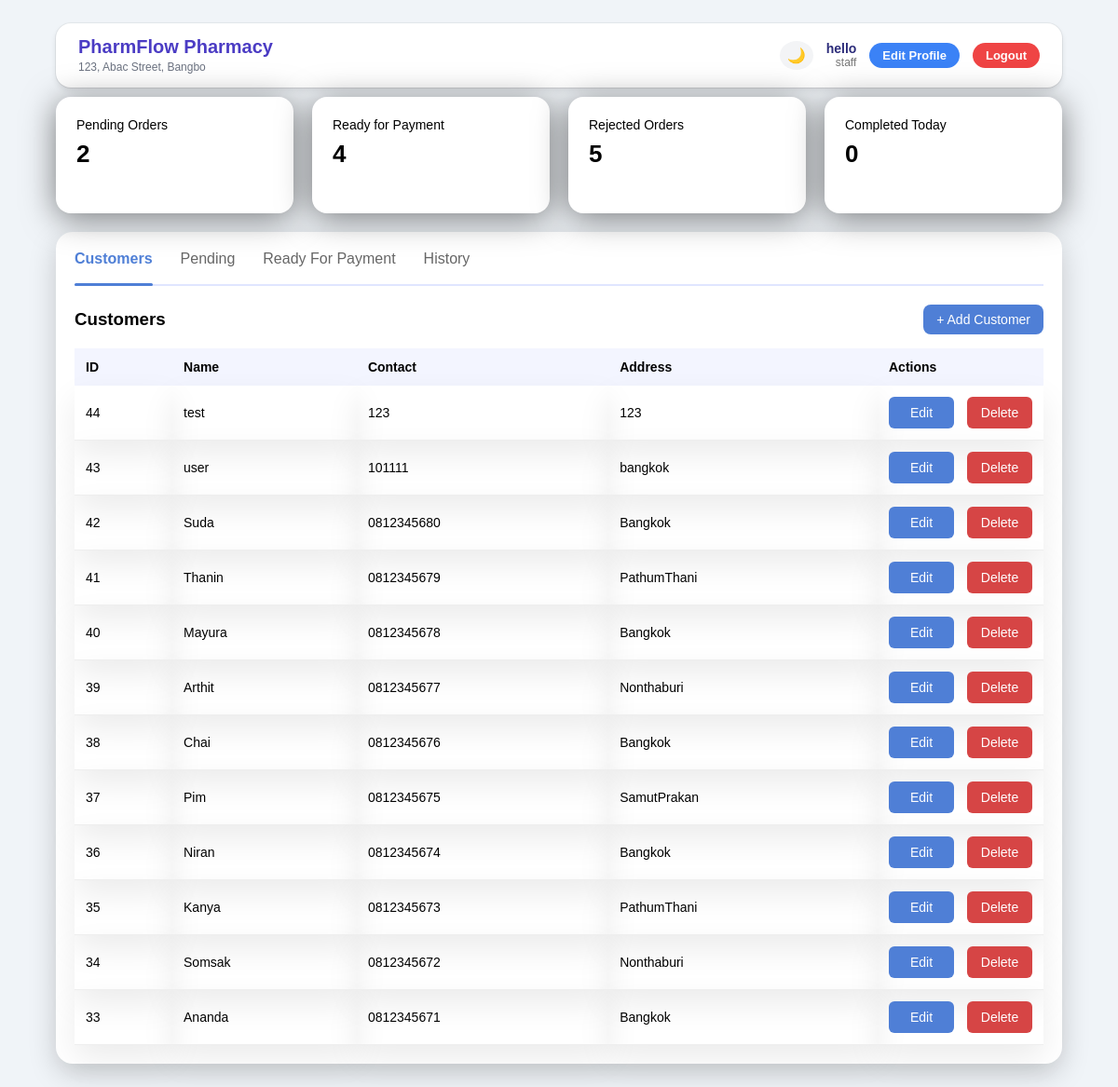
The app's page /staff/dashboard.php (signed in) with its own data.
### tables this page shows
CREATE TABLE `customers` (
  `customer_id` int(11) NOT NULL COMMENT 'Unique customer identifier',
  `customer_name` varchar(100) NOT NULL COMMENT 'Full name of the customer/patient',
  `contact_number` varchar(20) DEFAULT NULL COMMENT 'Phone number for communication',
  `address` text DEFAULT NULL COMMENT 'Physical address',
  `created_at` timestamp NOT NULL DEFAULT current_timestamp() COMMENT 'Account creation date'
);

### staff/dashboard.php (the view, shortened to what this page needs)
<?php
require_once "../config/db.php";
$staff_id = $_SESSION["user_id"];
$pendingCount = $conn->query(
    "SELECT COUNT(*) AS total
     FROM orders
     WHERE order_status = 'pending'"
)->fetch_assoc()["total"] ?? 0;
$approvedCount = $conn->query(
    "SELECT COUNT(*) AS total
     FROM orders
     WHERE order_status = 'approved'"
)->fetch_assoc()["total"] ?? 0;
$completedToday = $conn->query(
    "SELECT COUNT(*) AS total
     FROM orders
     WHERE staff_id = $staff_id
       AND order_status = 'completed'
       AND DATE(order_date) = CURDATE()"
)->fetch_assoc()["total"] ?? 0;
$rejectedCount = $conn->query(
    "SELECT COUNT(*) AS total
     FROM orders
     WHERE order_status = 'rejected'"
)->fetch_assoc()["total"] ?? 0;
?>
<!DOCTYPE html>
<html lang="en">
<head>
    <link rel="stylesheet" href="../assets/css/style.css">
    <link rel="stylesheet" href="../assets/css/dashboard.css">
    <link rel="stylesheet" href="../assets/css/edit-profile-btn.css">
</head>
<body>
<div class="dashboard-page">
    <?php include "../includes/header.php"; ?>
    <div class="dashboard-container">
        <div class="stats-grid">
            <div class="stat-card">
                <p>Pending Orders</p>
                <h3><?= $pendingCount ?></h3>
            </div>
            <div class="stat-card">
                <p>Ready for Payment</p>
                <h3><?= $approvedCount ?></h3>
            </div>
            <div class="stat-card">
                <p>Rejected Orders</p>
                <h3><?= $rejectedCount ?></h3>
            </div>
            <div class="stat-card">
                <p>Completed Today</p>
                <h3><?= $completedToday ?></h3>
            </div>
        </div>
        <div class="panel" style="margin-top:20px;">
            <div class="tabs">
                <a class="active" href="#">Customers</a>
                <a href="pending_orders.php">Pending</a>
                <a href="orders_ready.php">Ready For Payment</a>
                <a href="order_history.php">History</a>
            </div>
            <div class="panel-header">
                <h3>Customers</h3>
                <button class="btn-primary" onclick="openModal()">+ Add Customer</button>
            </div>
            <table class="data-table">
            <thead>
                <tr>
                    <th>ID</th>
                    <th>Name</th>
                    <th>Contact</th>
                    <th>Address</th>
                    <th style="width:140px;">Actions</th>
                </tr>
            </thead>
            <tbody>
            <?php
            $customers = $conn->query(
                "SELECT customer_id, customer_name, contact_number, address
                FROM customers
                ORDER BY customer_id DESC"
            );
            while ($c = $customers->fetch_assoc()):
            ?>
                <tr>
                    <td><?= $c["customer_id"] ?></td>
                    <td><?= htmlspecialchars($c["customer_name"]) ?></td>
                    <td><?= htmlspecialchars($c["contact_number"]) ?></td>
                    <td><?= htmlspecialchars($c["address"]) ?></td>
                    <td>
                        <div class="action-buttons">
                            <button class="btn-small btn-edit"
                                onclick="openEditModal(
                                    <?= $c['customer_id'] ?>,
                                    '<?= htmlspecialchars(addslashes($c['customer_name'])) ?>',
                                    '<?= htmlspecialchars(addslashes($c['contact_number'])) ?>',
                                    '<?= htmlspecialchars(addslashes($c['address'])) ?>'
                                )">
                                Edit
                            </button>
                            <form method="POST" style="display:inline;">
                                <button type="submit"
                                    name="delete_customer"
                                    class="btn-small btn-delete"
                                    onclick="return confirm('Delete this customer?')">
                                    Delete
                                </button>
                            </form>
                        </div>
                    </td>
                </tr>
            <?php endwhile; ?>
            </tbody>
        </table>
        </div>
    </div>
</div>
</body>
</html>

### assets/css/style.css (style rules this page uses)
* { box-sizing: border-box; font-family: Arial, sans-serif; }
body { margin: 0; min-height: 100vh; background: #F0F4F8; font-family: Arial, sans-serif; }
button { padding: 12px; border: none; border-radius: 10px; background: #4f7fd6; color: white; font-size: 16px; cursor: pointer; }

### assets/css/dashboard.css (style rules this page uses)
* { box-sizing: border-box; }
.dashboard-container { width: 100%; padding: 10px 60px 25px 60px; }
.dashboard-page { min-height: 100vh; }
.stats-grid { display: grid; grid-template-columns: repeat(4, 1fr); gap: 20px; margin-bottom: 10px; }
.stat-card { background: white; padding: 22px; border-radius: 16px; box-shadow: 0 5px 35px rgba(0,0,0,0.5); transition: transform 0.25s ease, box-shadow 0.25s ease; }
.stat-card p { margin: 0; font-size: 14px; }
.stat-card h3 { margin-top: 8px; font-size: 26px; }
.tabs { display: flex; gap: 30px; padding-bottom: 10px; margin-bottom: 20px; border-bottom: 2px solid #e0e6ff; }
.tabs a { text-decoration: none; color: #666; font-weight: 500; padding-bottom: 8px; position: relative; }
.tabs a.active { color: #4f7fd6; font-weight: 600; }
.tabs a.active::after { content: ""; position: absolute; left: 0; bottom: -12px; width: 100%; height: 3px; background: #4f7fd6; border-radius: 2px; }
.panel { background: white; border-radius: 18px; padding: 20px; box-shadow: 0 10px 30px rgba(0,0,0,0.18); }
.panel-header { display: flex; justify-content: space-between; align-items: center; margin-bottom: 15px; }
.panel-header h3 { margin: 0; }
table { width: 100%; border-collapse: collapse; }
th { text-align: left; padding: 12px; background: #f3f5ff; font-size: 14px; }
td { box-shadow: 0 15px 35px rgba(0,0,0,0.08); transition: transform 0.25s ease, box-shadow 0.25s ease; }
td { padding: 12px; border-bottom: 1px solid #eee; font-size: 14px; }
.action-buttons { display: flex; gap: 8px; justify-content: left; }
.action-buttons button { width: 70px; height: 34px; font-size: 14px; border-radius: 6px; padding: 0; }
.btn-primary { background: #4f7fd6; color: white; padding: 8px 14px; border-radius: 8px; text-decoration: none; font-size: 14px; }
.btn-edit { background: #4f7fd6; color: white; border: none; padding: 6px 12px; border-radius: 6px; cursor: pointer; }
.btn-delete { background: #d64545; color: white; border: none; padding: 6px 12px; border-radius: 6px; margin-left: 6px; cursor: pointer; max-width: 200px; }

### records on screen
customers: customer_id "44", customer_name "test", contact_number "123", address "123"
customers: customer_id "43", customer_name "user", contact_number "101111", address "bangkok"
customers: customer_id "42", customer_name "Suda", contact_number "0812345680", address "Bangkok"
customers: customer_id "41", customer_name "Thanin", contact_number "0812345679", address "PathumThani"
customers: customer_id "40", customer_name "Mayura", contact_number "0812345678", address "Bangkok"
customers: customer_id "39", customer_name "Arthit", contact_number "0812345677", address "Nonthaburi"
customers: customer_id "38", customer_name "Chai", contact_number "0812345676", address "Bangkok"
customers: customer_id "37", customer_name "Pim", contact_number "0812345675", address "SamutPrakan"
customers: customer_id "36", customer_name "Niran", contact_number "0812345674", address "Bangkok"
customers: customer_id "35", customer_name "Kanya", contact_number "0812345673", address "PathumThani"
customers: customer_id "34", customer_name "Somsak", contact_number "0812345672", address "Nonthaburi"
customers: customer_id "33", customer_name "Ananda", contact_number "0812345671", address "Bangkok"

### other values on screen
$_SESSION["username"] "hello"
$_SESSION["role"] "staff"
$pendingCount "2"
$approvedCount "4"
$rejectedCount "5"
$completedToday "0"
